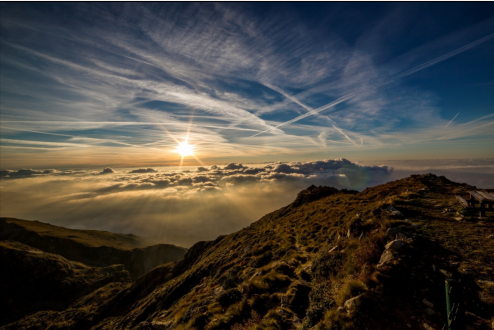
#> input picture Imagens/Montanha.png, 494 x 330 px, found by its file name
$ python 'Aplicação Histograma - Exemplo 1 -  Versão 1.0.0.py'
#> lines starting #> are read from the running program, lines starting #| are printed output that depends on the picture
#
########################################################################
# Importação das Bibliotecas Necessárias
########################################################################
#
import cv2 as cv
import matplotlib.pyplot as plt
import os
import numpy as np
from pathlib import Path

#
########################################################################
# Funções de Apoio
########################################################################
#
def HistogramaCurva (tmpImgBase):
    CorBranca = (255, 255, 255)
    imgGrafico = np.full((300, 256, 3), CorBranca, dtype=np.uint8)
    bins = np.arange(256).reshape(256,1)

    if len(tmpImgBase.shape) == 2:
        CorLinha = [(255,255,255)]
    elif tmpImgBase.shape[2] == 3:
        CorLinha = [ (255,0,0),(0,255,0),(0,0,255) ]

    for Canais, ColunaCanal in enumerate(CorLinha):
        ItemHistograma = cv.calcHist([tmpImgBase],[Canais],None,[256],[0,256])
        cv.normalize(ItemHistograma,ItemHistograma,0,255,cv.NORM_MINMAX)
        Historico = np.int32(np.around(ItemHistograma))
        Pontos = np.int32(np.column_stack((bins,Historico)))
        cv.polylines(imgGrafico,[Pontos],False,ColunaCanal)

    imgResultado = np.flipud(imgGrafico)
    return (imgResultado)

def LimpaTerminal ():
    if os.name == "nt":
       _ = os.system( "cls" )
    else:
      _ = os.system( "clear ")
    return ()

#
########################################################################
# Definições Gerais
########################################################################
#
NomeImagem = "Montanha.png"
dirRaiz = Path.home()
dirBase = "/home/asoares/Insync/alexandre.asoares@gmail.com/OneDrive/Atividades/LocalCV"
dirImagem = "Imagens"
dirCaminhoImagem = str(Path(dirRaiz, dirBase, dirImagem, NomeImagem))

#
########################################################################
# Lendo a Imagem
########################################################################
#
imgBase = cv.imread ( dirCaminhoImagem, cv.IMREAD_COLOR)
#> imgBase is the input picture: shape (330, 494, 3); mean B, G, R 62.2, 67.1, 70.1

#
########################################################################
# Checando se a Imagem Foi Lida com Sucesso
########################################################################
#
if imgBase is None:
   LimpaTerminal ()
   print( "Não Foi Localizada a Imagem : ", NomeImagem)
   exit ()

#
########################################################################
# Convertendo para o Padrão HSV
########################################################################
#
imgHSVBase = cv.cvtColor(imgBase,cv.COLOR_BGR2HSV)
#> imgHSVBase: shape (330, 494, 3); mean H, S, V 52, 127.8, 82.9
imgHSVCorrigida = imgHSVBase.copy ()

#
########################################################################
# Executando o Histograma
########################################################################
#
imgCurvaBase = HistogramaCurva (imgBase)
#> after the loop in HistogramaCurva, `for Canais, ColunaCanal in enumerate(CorLinha):`:
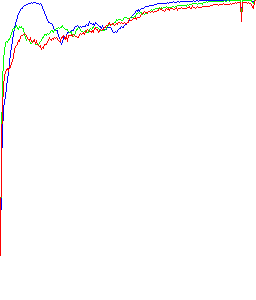
#> imgGrafico: shape (300, 256, 3); mean B, G, R 251.9, 251.8, 252.5
#> in HistogramaCurva, `imgResultado = np.flipud(imgGrafico)`:
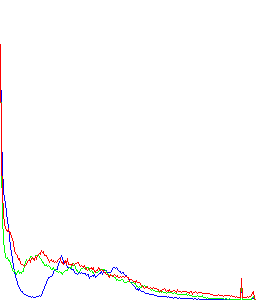
#> imgResultado: shape (300, 256, 3); mean B, G, R 251.9, 251.8, 252.5

#
########################################################################
# Equalizando a Imagem e Calculando o Novo Histograma
########################################################################
#
imgHSVCorrigida [:,:,2]=cv.equalizeHist(imgHSVBase[:,:,2])
#> imgHSVCorrigida: shape (330, 494, 3); mean H, S, V 52, 127.8, 124.4
imgCurvaCorrigida = HistogramaCurva (imgHSVCorrigida)
#> after the loop in HistogramaCurva (call 2), `for Canais, ColunaCanal in enumerate(CorLinha):`: imgGrafico: shape (300, 256, 3); mean H, S, V 231.2, 231.2, 248.9
#> in HistogramaCurva (call 2), `imgResultado = np.flipud(imgGrafico)`: imgResultado: shape (300, 256, 3); mean H, S, V 231.2, 231.2, 248.9

#
########################################################################
# Convertendo para Matplotlib
########################################################################
#
imgHSVBase = cv.cvtColor(imgHSVBase, cv.COLOR_HSV2RGB)
imgCurvaBase = cv.cvtColor(imgCurvaBase, cv.COLOR_BGR2RGB)
imgHSVCorrigida = cv.cvtColor(imgHSVCorrigida, cv.COLOR_HSV2RGB)
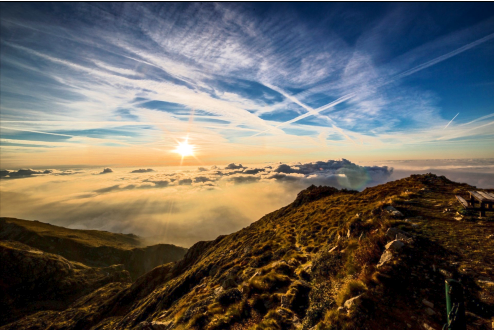
#> imgHSVCorrigida: shape (330, 494, 3); mean R, G, B 104.5, 100, 93.5
imgCurvaCorrigida = cv.cvtColor(imgCurvaCorrigida, cv.COLOR_BGR2RGB)
#> imgCurvaCorrigida: shape (300, 256, 3); mean H, S, V 248.9, 231.2, 231.2

#
########################################################################
# Apresentação dos Resultados
########################################################################
#
Grafico = plt.figure()

Grafico.add_subplot(2,2,1)
plt.imshow(imgHSVBase )
plt.title("Imagem Original", fontsize=11, weight='bold' )

Grafico.add_subplot(2,2,2)
plt.imshow(imgCurvaBase )
plt.title("Histograma Base", fontsize=11, weight='bold' )

Grafico.add_subplot(2,2,3)
plt.imshow(imgHSVCorrigida )
plt.title("Imagem Corrigida", fontsize=11, weight='bold' )

Grafico.add_subplot(2,2,4)
plt.imshow(imgCurvaCorrigida )
plt.title("Histograma Corrigido", fontsize=11, weight='bold' )

plt.tight_layout()
plt.show ()
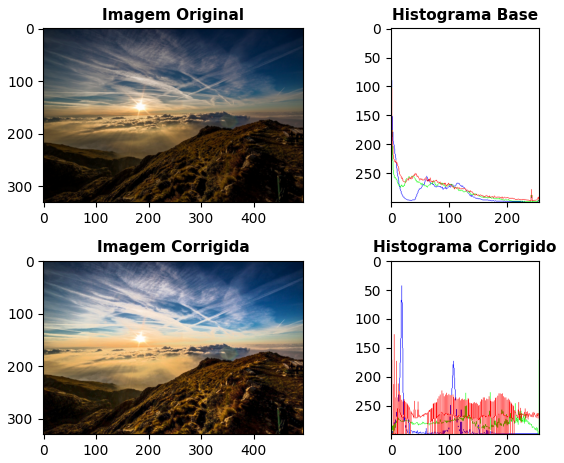
#> figure drawn by matplotlib, 4 panels

########################################################################
# FIM DO PROGRAMA
########################################################################

$ run again, with Imagens/Centroide.png copied over Imagens/Montanha.png
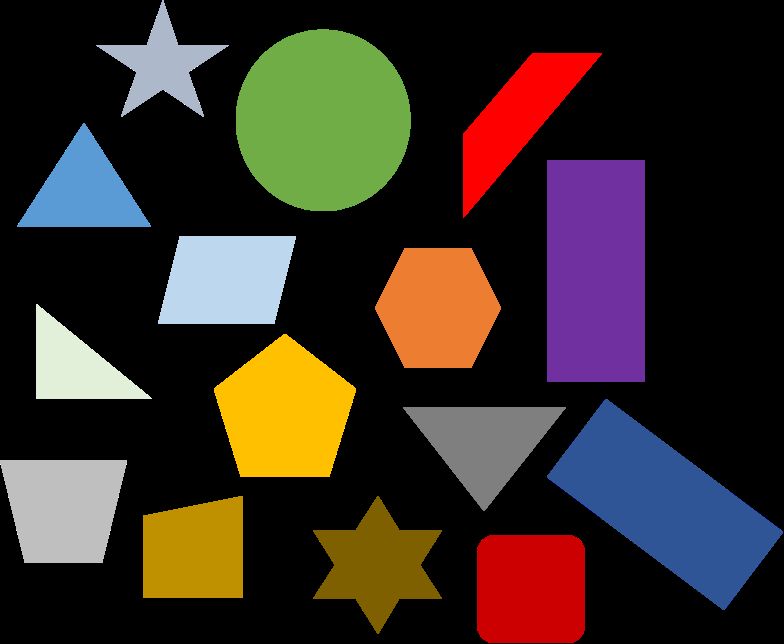
#> input picture Imagens/Centroide.png, 784 x 644 px, found by its file name
#> imgBase is the input picture: shape (644, 784, 3); mean B, G, R 36.8, 44.5, 55.6
#> after the loop in HistogramaCurva, `for Canais, ColunaCanal in enumerate(CorLinha):`:
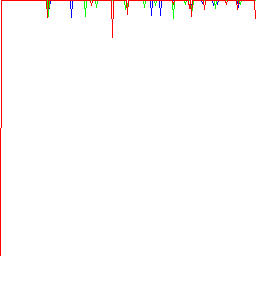
#> imgGrafico: shape (300, 256, 3); mean B, G, R 252.2, 252.4, 254.2
#> imgResultado: shape (300, 256, 3); mean H, S, V 252.2, 252.2, 254.1
#> imgCurvaCorrigida: shape (300, 256, 3); mean H, S, V 254.1, 252.2, 252.2
#> `plt.show ()`:
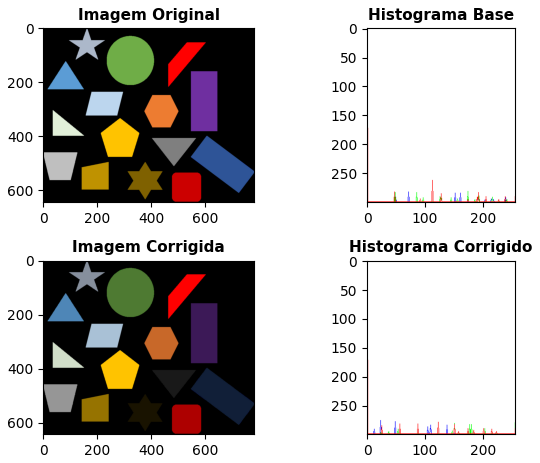
#> figure drawn by matplotlib, 4 panels
